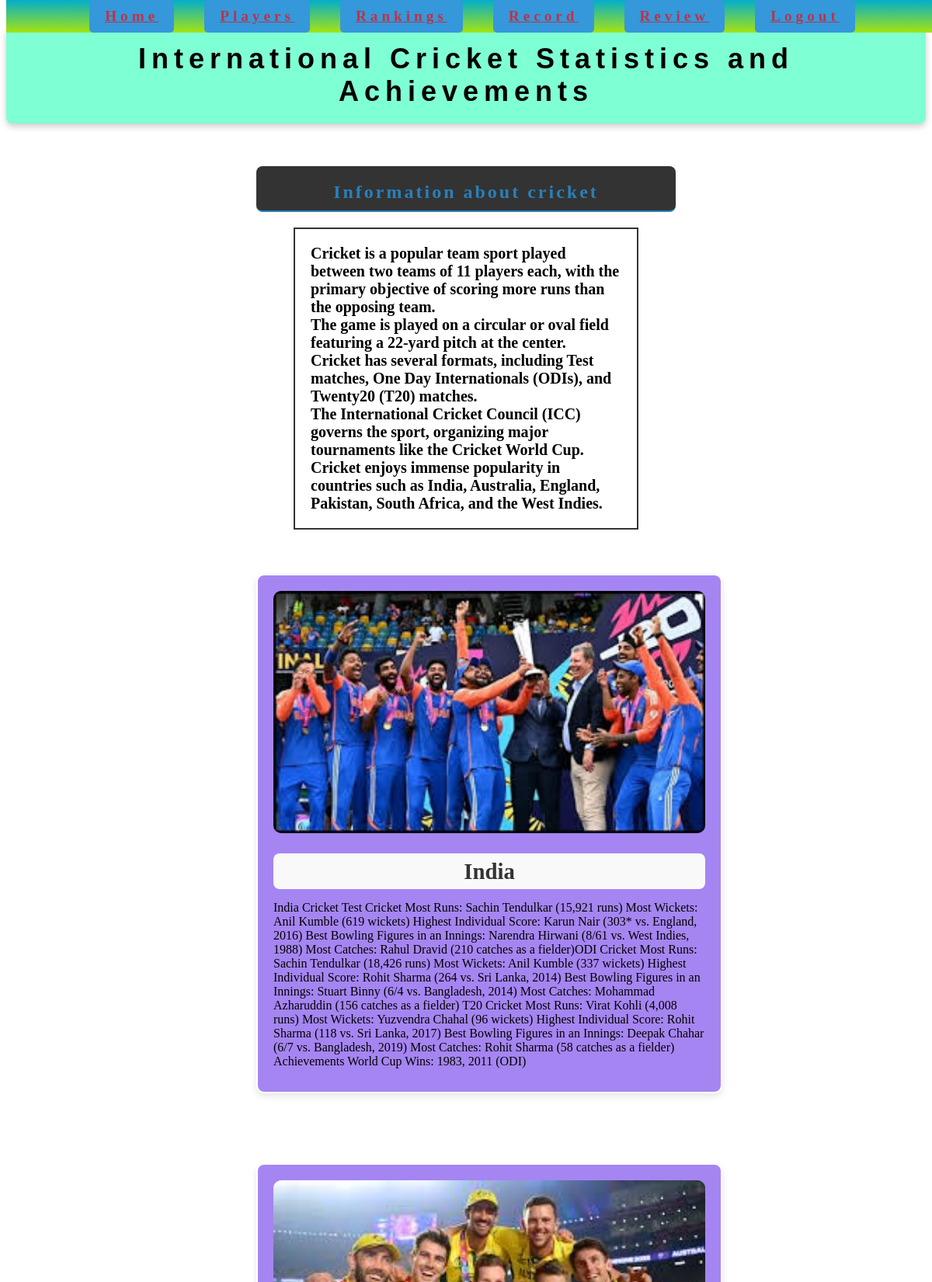
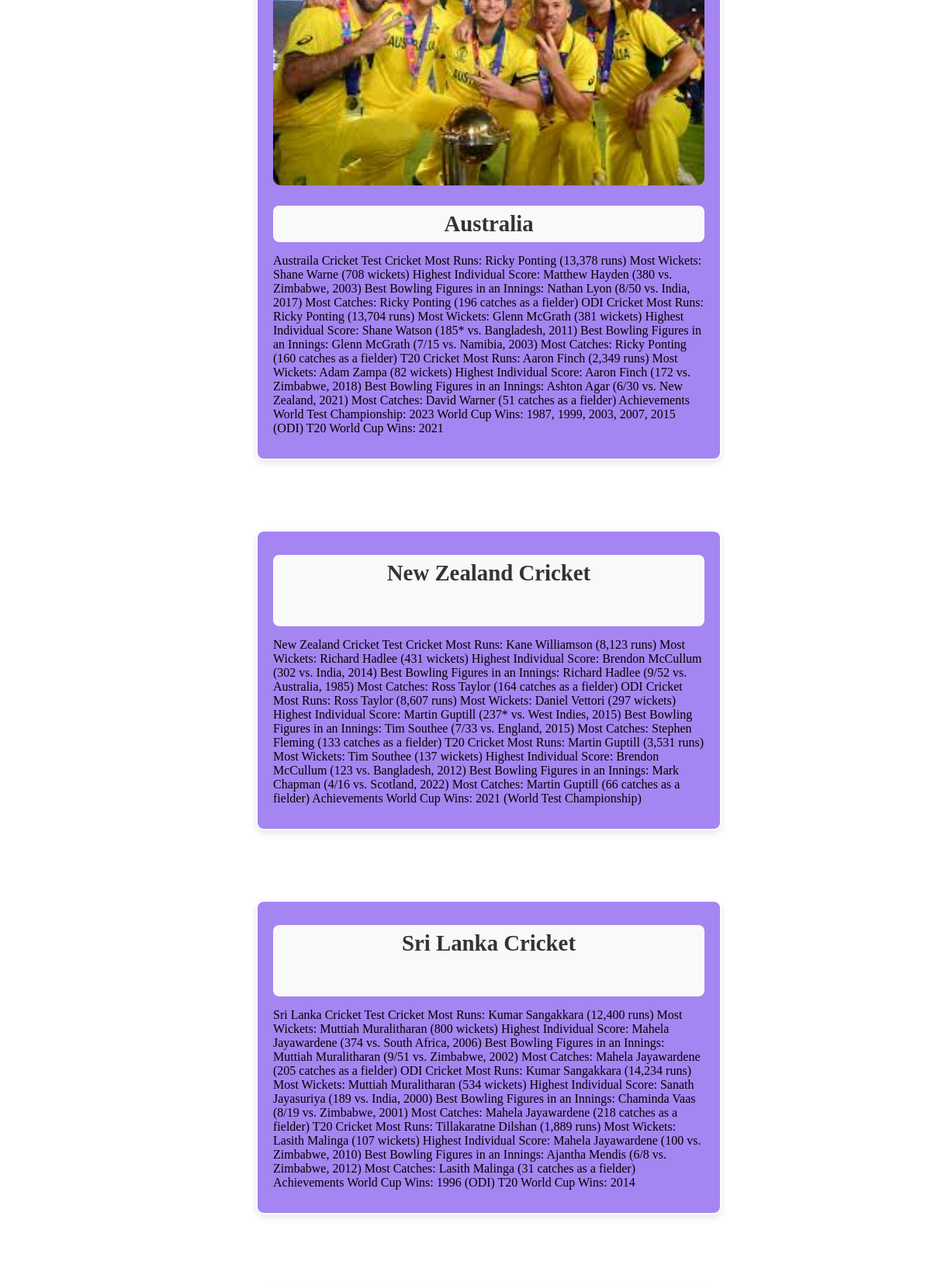
The app's page /Stats (upper part) with its own data (2 pictures, top to bottom).
### tables this page shows
CREATE TABLE Statistics (Team_id INTEGER PRIMARY KEY, Team, image_url TEXT, Information TEXT);

### routes.py (the view)
@app.route('/Stats')
def Statistics():
    conn = sqlite3.connect('Cricket.db.db')
    cur = conn.cursor()
    cur.execute("SELECT Team, image_url, Information FROM Statistics")
    Crickets = cur.fetchall()  # Fetch all results
    conn.close()
    return render_template("Stats.html", Crickets=Crickets)

### templates/Stats.html (shortened to what this page needs)
<!DOCTYPE html>
<html lang="en">
<head>
    <link rel="stylesheet" href="{{ url_for('static', filename='style.css') }}">
</head>
<body class="statsbody">
    <nav class="Cric">
        <strong><a href="/about">Home</a></strong>
        <strong><a href="/Players">Players</a></strong>
        <strong><a href="/Ranking">Rankings</a></strong>
        <strong><a href="/Record">Record</a></strong>
        <strong><a href="/Review">Review</a></strong>
        <strong><a href="/login">Logout</a></strong>
    </nav>
    <h1 class="stats1">International Cricket Statistics and Achievements</h1>
    <div class="ce">
        <h2 class="h2">Information about cricket</h2>
        <p class="cric">
            Cricket is a popular team sport played between two teams of 11 players each, with the primary objective of scoring more runs than the opposing team.<br>
            The game is played on a circular or oval field featuring a 22-yard pitch at the center.<br>
            Cricket has several formats, including Test matches, One Day Internationals (ODIs), and Twenty20 (T20) matches.<br>
            The International Cricket Council (ICC) governs the sport, organizing major tournaments like the Cricket World Cup.<br>
            Cricket enjoys immense popularity in countries such as India, Australia, England, Pakistan, South Africa, and the West Indies.
        </p>
    </div>
    <div class="vande">
        <table>
            <tbody>
                {% set image_map = {
                    'India': 'ind.jpg',
                    'Australia': 'aus.jpg',
                    'England': 'eng.jpg',
                    'Pakistan': 'pak.jpg',
                    'West Indies': 'wst.jpg',
                    'New Zealand': 'nz.jpg',
                    'Sri Lanka': 'ri.jpg',
                    'Bangladesh': 'bangladesh.jpg',
                    'Afghanistan': 'afg.jpg'
                } %}
                {% for team in Crickets %}
                <tr>
                    <td class="team-container">
                        <div class="team-box">
                            <div class="team-name">
                                {% if team[0] in image_map %}
                                    <img src="{{ url_for('static', filename='images/' ~ image_map[team[0]]) }}" alt="{{ team[0] }}" class="team-image">
                                {% endif %}
                                <div class="lines">{{ team[0] }}</div>
                            </div>
                            <div class="team-info">{{ team[2] }}</div>
                        </div>
                    </td>
                </tr>
                {% endfor %}
            </tbody>
        </table>
    </div>
</body>
</html>

### static/style.css (style rules this page uses)
.Cric { position: fixed; top:0; width: 100%; background:linear-gradient(rgb(3, 173, 203),rgb(165, 228, 16)); padding: 10 px 0; box-shadow: 0 4px 8px rgba(red, green, blue, alpha); text-align: center; letter-spacing: 5px; z-index: 1; }
.Cric a { color: #c03245; font-size: larger; margin: 0 15px; padding: 10px 20px; border-radius: 5px; transition: color 0.3s; }
.cric { font-family: Arial, Helvetica, sans-serif; font-weight: 300; }
h1 { font-size: 100px; margin: 0; color: #e74c3c; }
h2 { margin: 20px; font-size: 24px; }
p { font-size: 20px; margin: 10px 0; }
a { display: inline-block; padding: 10px 20px; font-size: 18px; color: #db5151; background-color: #3498db; border-radius: 8px; }
.h2 { text-align: center; padding: 20px; background-color: #333; color:whitesmoke; width: 500px; font-size: 28px; margin-top: 20px; margin-bottom: 20px; letter-spacing: 3px; border-radius: 8px; box-shadow: 0 4px 8 px rgb(red, green, blue); }
.ce { display: flex; justify-content: center; align-items: center; flex-direction: column; margin-top: 50px; }
.cric { font-size: 20px; font-family: Cambria, Cochin, Georgia, Times, 'Times New Roman', serif; font-weight: bolder; justify-content: space-around; flex-wrap: wrap; max-width: 400px; padding: 20px; background-color: rgba(255, 255, 255, 0.9); border: 2px solid #333; }
tbody { display: block; }
tr { display: block; margin-bottom: 20px; }
.team-container { display: flex; flex-wrap: wrap; gap: 10px; justify-content: center; padding: 20px; }
.team-box { position:relative; left: 300px; background-color: rgb(165, 133, 241); padding: 20px; border-radius: 10px; border: 2px solid #fff; box-shadow: 0 4px 8px rgba(0, 0, 0, 0.1); max-width: 600px; margin: 15px auto; box-sizing: border-box; }
.team-image { width: 100%; height: auto; border-radius: 10px; margin-bottom: 10px; }
.team-name { font-size: 24px; font-weight: bold; margin-bottom: 15px; text-align: center; }
.team-info { margin-bottom: 10px; text-align: left; }
.stats1 { position: relative; top:15px; text-align: center; font-size: 36px; padding: 20px; background-color: aquamarine; color: black; font-family: 'Trebuchet MS', 'Lucida Sans Unicode', 'Lucida Grande', 'Lucida Sans', Arial, sans-serif; margin-top: 20px; margin-bottom: 20px; letter-spacing: 7px; border-radius: 8px; box-shadow: 0 4px 8px rgba(0, 0, 0, 0.2); }
.h2 { font-size: 1.5em; color: #2980b9; border-bottom: 2px solid #2980b9; padding-bottom: 10px; margin-bottom: 10px; margin-top: 20px; }
.statsbody { background-image: url(https://media.gettyimages.com/id/1692871520/photo/topshot-indias-captain-rohit-sharma-and-his-teammate-virat-kohli-run-between-the-wickets.jpg?s=612x612&w=0&k=20&c=h6tAbPdP5pSjYYVaD43yNBP06JpokjF9BmEf7fe7BKo=); background-repeat: no-repeat; background-size: cover; background-position: center; background-attachment: fixed; }
.lines { margin: 10px 0; color: #333; }
h2, h3, h4 { margin-bottom: 10px; color: #333; }
p { margin-bottom: 1em; }
a { color: #0e1012; text-decoration: underline; }
.lines { white-space: pre-line; font-weight: bolder; font-size: 1.2em; line-height:1.6em; color: #333; background-color: #f9f9f9; padding: auto; box-shawdow: 0 4px 8px rgba ; border-radius: 8px; text-align: center; }

### records on screen
Statistics: shows a picture, Team "India", Information "India Cricket Test Cricket Most Runs: Sachin Tendulkar (15,921 runs) Most Wickets: Anil Kumble (619 wickets) Highest Individual Score: Karun Nair (303* vs. England, 2016) Best Bowling Figures in an Innings: Narendra Hirwani (8/61 vs. West Indies, 1988) Most Catches: Rahul Dravid (210 catches as a fielder)ODI Cricket Most Runs: Sachin Tendulkar (18,426 runs) Most Wickets: Anil Kumble (337 wickets) Highest Individual Score: Rohit Sharma (264 vs. Sri Lanka, 2014) Best Bowling Figures in an Innings: Stuart Binny (6/4 vs. Bangladesh, 2014) Most Catches: Mohammad Azharuddin (156 catches as a fielder) T20 Cricket Most Runs: Virat Kohli (4,008 runs) Most Wickets: Yuzvendra Chahal (96 wickets)…"
Statistics: shows a picture, Team "Australia", Information "Austraila Cricket Test Cricket Most Runs: Ricky Ponting (13,378 runs) Most Wickets: Shane Warne (708 wickets) Highest Individual Score: Matthew Hayden (380 vs. Zimbabwe, 2003) Best Bowling Figures in an Innings: Nathan Lyon (8/50 vs. India, 2017) Most Catches: Ricky Ponting (196 catches as a fielder) ODI Cricket Most Runs: Ricky Ponting (13,704 runs) Most Wickets: Glenn McGrath (381 wickets) Highest Individual Score: Shane Watson (185* vs. Bangladesh, 2011) Best Bowling Figures in an Innings: Glenn McGrath (7/15 vs. Namibia, 2003) Most Catches: Ricky Ponting (160 catches as a fielder) T20 Cricket Most Runs: Aaron Finch (2,349 runs) Most Wickets: Adam Zampa (82 wickets) Highest Individual…"
Statistics: Team "New Zealand Cricket", Information "New Zealand Cricket Test Cricket Most Runs: Kane Williamson (8,123 runs) Most Wickets: Richard Hadlee (431 wickets) Highest Individual Score: Brendon McCullum (302 vs. India, 2014) Best Bowling Figures in an Innings: Richard Hadlee (9/52 vs. Australia, 1985) Most Catches: Ross Taylor (164 catches as a fielder) ODI Cricket Most Runs: Ross Taylor (8,607 runs) Most Wickets: Daniel Vettori (297 wickets) Highest Individual Score: Martin Guptill (237* vs. West Indies, 2015) Best Bowling Figures in an Innings: Tim Southee (7/33 vs. England, 2015) Most Catches: Stephen Fleming (133 catches as a fielder) T20 Cricket Most Runs: Martin Guptill (3,531 runs) Most Wickets: Tim Southee (137 wickets)…"
Statistics: Team "Sri Lanka Cricket", Information "Sri Lanka Cricket Test Cricket Most Runs: Kumar Sangakkara (12,400 runs) Most Wickets: Muttiah Muralitharan (800 wickets) Highest Individual Score: Mahela Jayawardene (374 vs. South Africa, 2006) Best Bowling Figures in an Innings: Muttiah Muralitharan (9/51 vs. Zimbabwe, 2002) Most Catches: Mahela Jayawardene (205 catches as a fielder) ODI Cricket Most Runs: Kumar Sangakkara (14,234 runs) Most Wickets: Muttiah Muralitharan (534 wickets) Highest Individual Score: Sanath Jayasuriya (189 vs. India, 2000) Best Bowling Figures in an Innings: Chaminda Vaas (8/19 vs. Zimbabwe, 2001) Most Catches: Mahela Jayawardene (218 catches as a fielder) T20 Cricket Most Runs: Tillakaratne Dilshan (1,889…"
